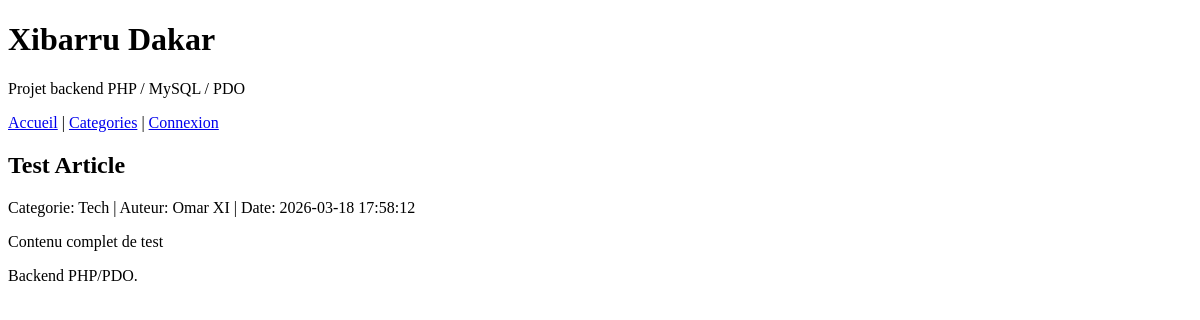
The app's page /articles/voir.php?id=1, older data.
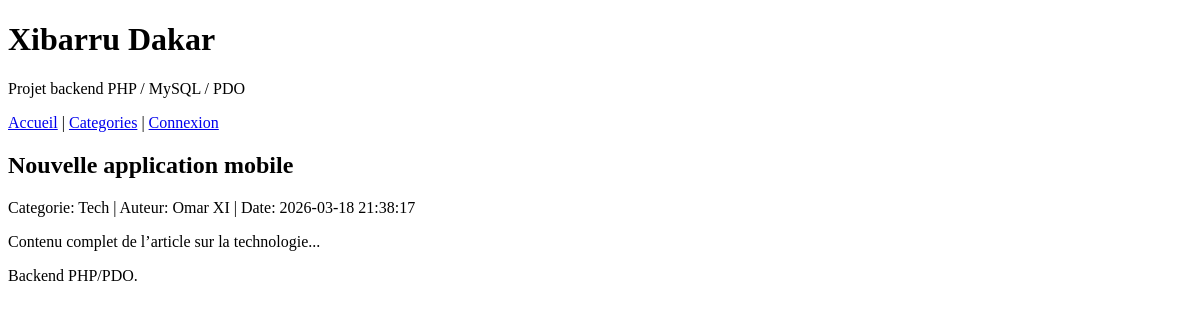
The same page, newer data.
### tables this page shows
CREATE TABLE articles (
    id INT AUTO_INCREMENT PRIMARY KEY,
    titre VARCHAR(255) NOT NULL,
    description_courte TEXT NOT NULL,
    contenu LONGTEXT NOT NULL,
    categorie_id INT NOT NULL,
    auteur_id INT NOT NULL,
    date_publication DATETIME NOT NULL DEFAULT CURRENT_TIMESTAMP,
    FOREIGN KEY (categorie_id) REFERENCES categories(id) ON DELETE RESTRICT,
    FOREIGN KEY (auteur_id) REFERENCES utilisateurs(id) ON DELETE RESTRICT
);

CREATE TABLE categories (
    id INT AUTO_INCREMENT PRIMARY KEY,
    nom VARCHAR(100) NOT NULL UNIQUE
);

CREATE TABLE utilisateurs (
    id INT AUTO_INCREMENT PRIMARY KEY,
    prenom VARCHAR(100) NOT NULL,
    nom VARCHAR(100) NOT NULL,
    login VARCHAR(100) NOT NULL UNIQUE,
    mot_de_passe VARCHAR(255) NOT NULL,
    role ENUM('editeur','administrateur') NOT NULL
);

### includes/functions.php (called while the page is built, shortened)
<?php
function e(?string $value): string
{
    return htmlspecialchars((string) $value, ENT_QUOTES, 'UTF-8');
}

### articles/voir.php (the view, shortened to what this page needs)
<?php
$pdo = getPDO();
$id = filter_input(INPUT_GET, 'id', FILTER_VALIDATE_INT);
$stmt = $pdo->prepare(
    'SELECT a.*, c.nom AS categorie, u.prenom, u.nom
     FROM articles a
     INNER JOIN categories c ON c.id = a.categorie_id
     INNER JOIN utilisateurs u ON u.id = a.auteur_id
     WHERE a.id = :id'
);
$stmt->execute(['id' => $id]);
$article = $stmt->fetch();
require __DIR__ . '/../entete.php';
?>
<article>
    <h2><?= e($article['titre']) ?></h2>
    <p>
        Categorie: <?= e($article['categorie']) ?> |
        Auteur: <?= e($article['prenom'] . ' ' . $article['nom']) ?> |
        Date: <?= e($article['date_publication']) ?>
    </p>
    <p><?= nl2br(e($article['contenu'])) ?></p>
</article>
<?php require __DIR__ . '/../includes/footer.php'; ?>

Row changes from the older to the newer data that the page shows:
changed articles "Tech": titre "Test Article" → "Nouvelle application mobile"; date_publication "2026-03-18 17:58:12" → "2026-03-18 21:38:17"; contenu "Contenu complet de test" → "Contenu complet de l’article sur la technologie..."
